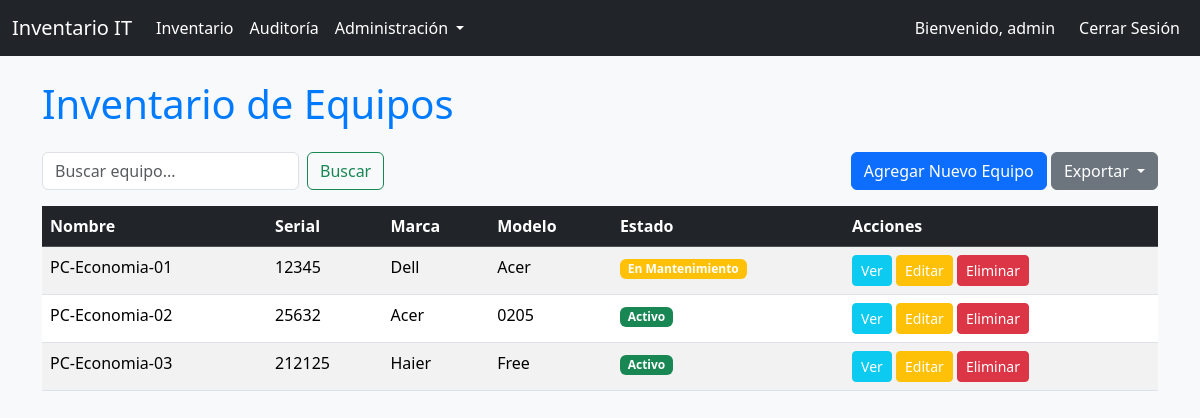
/inventario/ (signed in), run on the app's committed database.
### inventario/models.py (models this page shows, shortened)
class Equipo(models.Model):
    TIPO_CHOICES = [
        ('servidor', 'Servidor'),
        ('pc', 'PC de escritorio'),
        ('portatil', 'Laptop'),
        ('monitor', 'Monitor'),
        ('impresora', 'Impresora'),
        ('otro', 'Otro'),
    ]
    ESTADO_CHOICES = [
        ('activo', 'Activo'),
        ('mantenimiento', 'En Mantenimiento'),
        ('baja', 'Dado de Baja'),
    ]
    nombre = models.CharField(max_length=200, help_text="Nombre descriptivo del equipo")
    tipo = models.CharField(max_length=50, choices=TIPO_CHOICES)
    marca = models.CharField(max_length=100)
    modelo = models.CharField(max_length=100)
    serial = models.CharField(max_length=150, unique=True, help_text="Número de serie único")
    ubicacion = models.CharField(max_length=200)
    estado = models.CharField(max_length=50, choices=ESTADO_CHOICES, default='activo')
    fecha_adquisicion = models.DateField()
    descripcion = models.TextField(blank=True, null=True)

### inventario/views.py (the view, shortened to what this page needs)
# urls.py: path('', views.lista_equipos, name='lista_equipos'),
@login_required
def lista_equipos(request):
    query = request.GET.get('q')
    equipos = Equipo.objects.all()
    return render(request, 'inventario/lista_equipos.html', {'equipos': equipos})

### templates/inventario/lista_equipos.html (shortened to what this page needs)
{% extends 'base.html' %}
{% block content %}
    <h1 class="mb-4">Inventario de Equipos</h1>
    <div class="d-flex justify-content-between mb-3">
        <form class="d-flex" method="GET" action="{% url 'lista_equipos' %}">
            <input class="form-control me-2" type="search" name="q" placeholder="Buscar equipo..." aria-label="Search" value="{{ request.GET.q }}">
            <button class="btn btn-outline-success" type="submit">Buscar</button>
        </form>
        <div>
            <a href="{% url 'agregar_equipo' %}" class="btn btn-primary">Agregar Nuevo Equipo</a>
            <div class="btn-group">
                <button type="button" class="btn btn-secondary dropdown-toggle" data-bs-toggle="dropdown" aria-expanded="false">
                    Exportar
                </button>
            </div>
        </div>
    </div>
    <div class="table-responsive">
        <table class="table table-striped table-hover">
            <thead class="table-dark">
                <tr>
                    <th>Nombre</th>
                    <th>Serial</th>
                    <th>Marca</th>
                    <th>Modelo</th>
                    <th>Estado</th>
                    <th>Acciones</th>
                </tr>
            </thead>
            <tbody>
                {% for equipo in equipos %}
                    <tr>
                        <td>{{ equipo.nombre }}</td>
                        <td>{{ equipo.serial }}</td>
                        <td>{{ equipo.marca }}</td>
                        <td>{{ equipo.modelo }}</td>
                        <td>
                            <span class="badge {% if equipo.estado == 'activo' %}bg-success{% elif equipo.estado == 'mantenimiento' %}bg-warning{% else %}bg-danger{% endif %}">{{ equipo.get_estado_display }}</span>
                        </td>
                        <td>
                            <a href="{% url 'detalle_equipo' equipo.pk %}" class="btn btn-sm btn-info">Ver</a>
                            <a href="{% url 'modificar_equipo' equipo.pk %}" class="btn btn-sm btn-warning">Editar</a>
                            <a href="{% url 'eliminar_equipo' equipo.pk %}" class="btn btn-sm btn-danger">Eliminar</a>
                        </td>
                    </tr>
                {% empty %}
                    <tr>
                        <td colspan="6" class="text-center">No se encontraron equipos.</td>
                    </tr>
                {% endfor %}
            </tbody>
        </table>
    </div>
{% endblock %}

### templates/base.html (shortened to what this page needs)
<!DOCTYPE html>
<html lang="es">
<head>
    <link href="https://cdn.jsdelivr.net/npm/bootstrap@5.3.3/dist/css/bootstrap.min.css" rel="stylesheet">
</head>
<body>
    <nav class="navbar navbar-expand-lg navbar-dark bg-dark">
        <div class="container-fluid">
            <a class="navbar-brand" href="{% url 'dashboard' %}">Inventario IT</a>
            <div class="collapse navbar-collapse" id="navbarNav">
                <ul class="navbar-nav me-auto mb-2 mb-lg-0">
                    <li class="nav-item">
                        <a class="nav-link" href="{% url 'lista_equipos' %}">Inventario</a>
                    </li>
                    <li class="nav-item">
                        <a class="nav-link" href="{% url 'lista_auditoria' %}">Auditoría</a>
                    </li>
                    {% if user.is_staff %}
                    <li class="nav-item dropdown">
                        <a class="nav-link dropdown-toggle" href="#" id="navbarDropdown" role="button" data-bs-toggle="dropdown" aria-expanded="false">
                            Administración
                        </a>
                    </li>
                    {% endif %}
                </ul>
                <ul class="navbar-nav ms-auto">
                    {% if user.is_authenticated %}
                        <span class="navbar-text me-3">Bienvenido, {{ user.username }}</span>
                        <li class="nav-item">
                            <a class="nav-link" href="{% url 'logout' %}">Cerrar Sesión</a>
                        </li>
                    {% endif %}
                </ul>
            </div>
        </div>
    </nav>
    <div class="container mt-4">
        {% block content %}{% endblock %}
    </div>
</body>
</html>

### templates/base.html (style rules this page uses)
body { background-color: #f8f9fa; color: #212529; }
.navbar-text, .nav-link, a { color: #fff !important; }
.navbar-brand { color: #fff !important; }
.card-title-futuristic, .text-info, h1 { color: #007bff !important; }

### data on the page
Equipo: nombre "PC-Economia-01", serial "12345", marca "Dell", modelo "Acer", estado "En Mantenimiento"
Equipo: nombre "PC-Economia-02", serial "25632", marca "Acer", modelo "0205", estado "Activo"
Equipo: nombre "PC-Economia-03", serial "212125", marca "Haier", modelo "Free", estado "Activo"

### other printed values
{{ user.username }} "admin"
